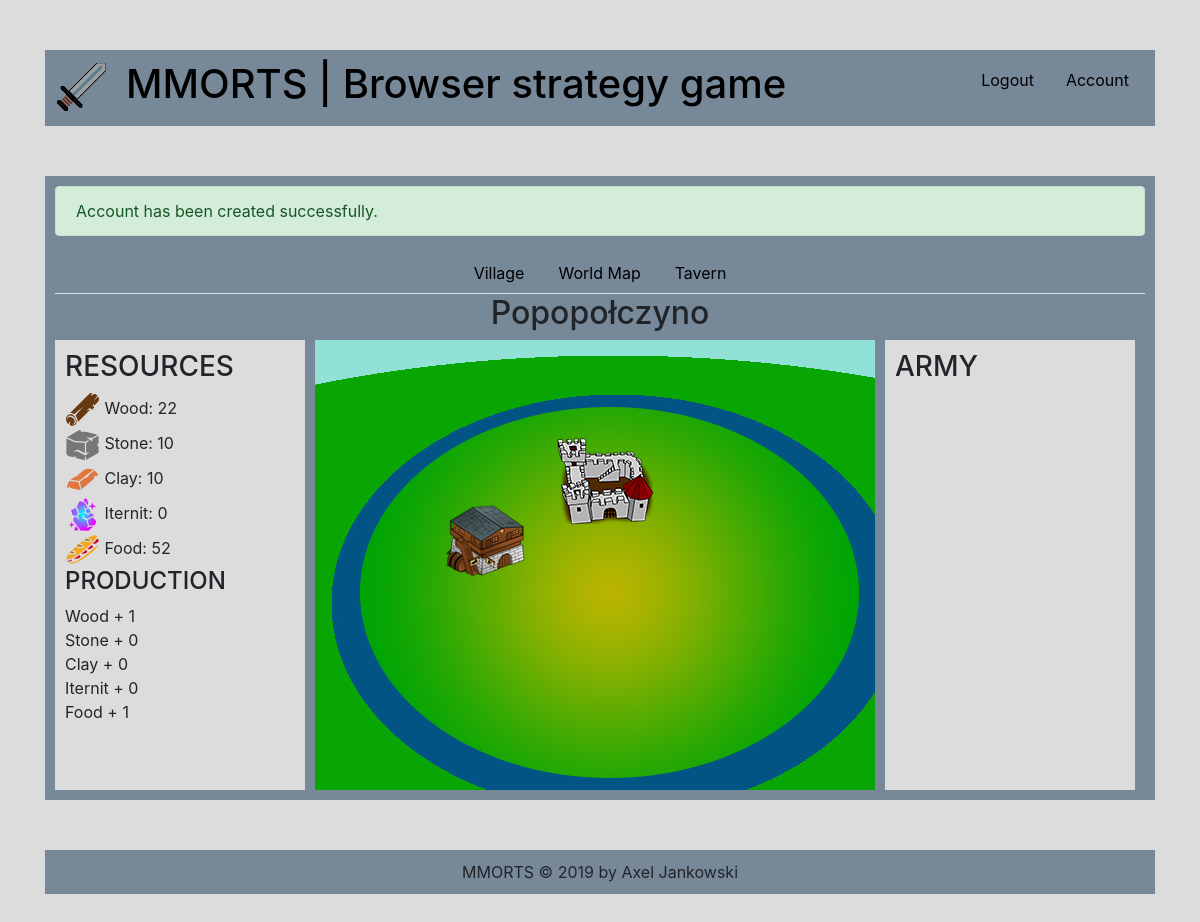
/index.php?msg=registrationsuccess (signed in), run on the app's committed database.
### tables this page shows
CREATE TABLE `configuration` (
  `id` int(11) NOT NULL,
  `name` varchar(255) NOT NULL,
  `separator` varchar(3) NOT NULL,
  `description` varchar(255) NOT NULL,
  `maintenance` tinyint(1) NOT NULL,
  `logo` varchar(255) NOT NULL
);

CREATE TABLE `cities` (
  `id` int(255) NOT NULL,
  `user_id` int(255) DEFAULT NULL,
  `name` varchar(20) DEFAULT NULL,
  `resources_id` int(255) DEFAULT NULL,
  `buildings_id` int(255) DEFAULT NULL,
  `production_id` int(255) DEFAULT NULL
);

CREATE TABLE `resources` (
  `id` int(255) NOT NULL,
  `user_id` int(255) NOT NULL,
  `city_id` int(255) NOT NULL,
  `wood` int(255) NOT NULL,
  `stone` int(255) NOT NULL,
  `clay` int(255) NOT NULL,
  `iternit` int(255) NOT NULL,
  `food` int(255) NOT NULL
);

CREATE TABLE `building_types` (
  `id` int(255) NOT NULL,
  `type` varchar(255) DEFAULT NULL,
  `level` int(2) DEFAULT NULL,
  `defence` int(255) DEFAULT NULL,
  `wood_production` int(255) DEFAULT NULL,
  `stone_production` int(255) DEFAULT NULL,
  `clay_production` int(255) DEFAULT NULL,
  `iternit_production` int(255) DEFAULT NULL,
  `food_production` int(255) DEFAULT NULL,
  `swordsman_production` int(255) DEFAULT NULL,
  `archer_production` int(255) DEFAULT NULL,
  `knight_production` int(255) DEFAULT NULL
);

### system/config.php (called while the page is built, shortened)
<?php
    $dbserver = "localhost";
    $dbusername = "root";
    $dbpassword = "";
    $db = "mmorts";
    $conn = new mysqli($dbserver, $dbusername, $dbpassword, $db);
    if($conn->connect_error) {
        die("Connection failed: ".$conn->connect_error);
    } else {
        $query = "SELECT * FROM configuration";
        $result = mysqli_query($conn, $query);
        $row = mysqli_fetch_assoc($result);
        $title = $row['name'];
        $separator = $row['separator'];
        $description = $row['description'];
        $logo = $row['logo'];
    }
?>

### system/includes.php (called while the page is built, shortened)
<?php
    require_once("system/config.php");
?>

### frontend/index.php (the view, shortened to what this page needs)
<?php
    global $title;
    global $separator;
    global $description;
    global $logo;
?>
<html lang="en">
    <head>
        <?php require_once("frontend/templates/html-head.php"); ?>
    </head>
    <body>
        <div class="container">
            <?php require_once("frontend/templates/header.php"); ?>
            <div class="layer">
                <div class="content">
                    <?php
                        if(isset($_GET['msg'])) {
                            $msg = $_GET['msg'];
                            if($msg == "loginsuccess") {
                                $msg = "Logged in successfully.";
                            } elseif($msg == "registrationsuccess") {
                                $msg = "Account has been created successfully.";
                            } elseif($msg == "logoutsuccess") {
                                $msg = "Logged out successfully.";
                            }
                            ?>
                            <div class="alert alert-success" role="alert"><?php echo $msg; ?></div>
                            <?php
                        }
                        if(isset($_SESSION['loggedin'])) {
                            require_once("frontend/templates/navigation.php");
                            $dbserver = "localhost";
                            $dbusername = "root";
                            $dbpassword = "";
                            $db = "mmorts";
                            $conn = new mysqli($dbserver, $dbusername, $dbpassword, $db);
                            $username = $_SESSION['loggedin'];
                            $query = "SELECT id FROM users WHERE username = '$username'";
                            $result = mysqli_query($conn, $query);
                            $row = mysqli_fetch_assoc($result);
                            $userId = $row['id'];
                            $query = "SELECT id, name, resources_id FROM cities WHERE user_id = '$userId'";
                            $result = mysqli_query($conn, $query);
                            $row = mysqli_fetch_assoc($result);
                            $cityId = $row['id'];
                            $cityName = $row['name'];
                            $cityResourcesId = $row['resources_id'];
                            $query = "SELECT wood, stone, clay, iternit, food FROM resources WHERE id = '$cityResourcesId'";
                            $result = mysqli_query($conn, $query);
                            $row = mysqli_fetch_assoc($result);
                            $wood = $row['wood'];
                            $stone = $row['stone'];
                            $clay = $row['clay'];
                            $iternit = $row['iternit'];
                            $food = $row['food'];
                            $query = "SELECT keep_level, tavern_level, barracks_level FROM buildings WHERE city_id = '$cityId'";
                            $result = mysqli_query($conn, $query);
                            $row = mysqli_fetch_assoc($result);
                            $keepLevel = $row['keep_level'];
                            $tavernLevel = $row['tavern_level'];
                            $query = "SELECT wood_production, stone_production, clay_production, iternit_production, food_production FROM building_types WHERE type = 'keep' AND level = '$keepLevel'";
                            $result = mysqli_query($conn, $query);
                            $row = mysqli_fetch_assoc($result);
                            $keepWood = $row['wood_production'];
                            $keepStone = $row['stone_production'];
                            $keepClay = $row['clay_production'];
                            $keepIternit = $row['iternit_production'];
                            $keepFood = $row['food_production'];
                            ?>
                                <h2 class="text-center"><?php echo $cityName; ?></h2>
                                <div class="village-container">
                                    <div class="resources">
                                        <h3>RESOURCES</h3>
                                        <?php
                                            echo "<img src='frontend/images/icons/wood.svg' class='icon' /> Wood: ".$wood."<br/>";
                                            echo "<img src='frontend/images/icons/stone.svg' class='icon' /> Stone: ".$stone."<br/>";
                                            echo "<img src='frontend/images/icons/clay.svg' class='icon' /> Clay: ".$clay."<br/>";
                                            echo "<img src='frontend/images/icons/iternit.svg' class='icon' /> Iternit: ".$iternit."<br/>";
                                            echo "<img src='frontend/images/icons/food.svg' class='icon' /> Food: ".$food."<br/>";
                                        ?>
                                        <h4>PRODUCTION</h4>
                                        <?php
                                            echo "Wood + ".$keepWood."<br/>";
                                            echo "Stone + ".$keepStone."<br/>";
                                            echo "Clay + ".$keepClay."<br/>";
                                            echo "Iternit + ".$keepIternit."<br/>";
                                            echo "Food + ".$keepFood."<br/>";
                                        ?>
                                    </div>
                                    <div class="village">
                                        <?php
                                            if($keepLevel >= 1) {
                                                ?>
                                                    <div class="keep" title="Keep lvl. <?php echo $keepLevel ?>">
                                                        <a href="index.php?page=index"><img src="frontend/images/keep.png"/></a>
                                                    </div>
                                                <?php
                                            }
                                            if($tavernLevel >= 1) {
                                                ?>
                                                    <div class="tavern" title="Tavern">
                                                        <a href="index.php?page=tavern"><img src="frontend/images/tavern.png"/></a>
                                                    </div>
                                                <?php
                                            }
                                        ?>
                                    </div>
                                    <div class="army">
                                        <h3>ARMY</h3>
                                    </div>
                                </div>
                            <?php
                        } else {
                            ?>
                                <h2>Main</h2>
                                <p>This is the main page.</p>
                            <?php
                        }
                    ?>
                </div>
            </div>
            <?php require_once("frontend/templates/footer.php"); ?>
        </div>
    </body>
</html>

### frontend/templates/header.php
<?php
    global $logo;
?>
<div class="layer">
    <div class="header">
        <div class="logo">
            <a href="index.php?page=index"><img src="frontend/images/<?php echo $logo; ?>" class="responsive" /></a>
        </div>
        <div class="title">
            <h1><a href="index.php?page=index"><?php echo $title.$separator.$description; ?></a></h1>
        </div>
        <?php
            require_once("frontend/templates/account-actions.php");
        ?>
    </div>
</div>

### frontend/templates/footer.php
<div class="layer">
    <div class="footer">
        <?php echo $title; ?> &copy; 2019 by <a title="axeljankowskii@gmail.com">Axel Jankowski</a>
    </div>
</div>

### frontend/design/css/style.css (style rules this page uses)
body { background-color: gainsboro; }
*:link { color: black; }
.container { width: 1200px; margin: 0 auto; }
.layer { margin-top: 50px; margin-bottom: 50px; }
.header { background-color: lightslategrey; padding: 10px; overflow: hidden; }
.logo { float: left; width: 56px; }
.title { float: left; margin-left: 15px; }
.content { background-color: lightslategrey; width: 100%; display: inline-block; padding: 10px; }
.resources { background-color: gainsboro; width: 250px; height: 450px; float: left; padding: 10px; }
.icon { width: 35px; height: auto; }
.village { background-image: url("../../images/map.jpg"); width: 560px; height: 450px; float: left; margin: 0 10px; }
.keep { position: absolute; margin-left: 240px; margin-top: 90px; }
.tavern { position: absolute; margin-left: 130px; margin-top: 160px; }
.army { background-color: gainsboro; width: 250px; height: 450px; float: left; padding: 10px; }
.footer { background-color: lightslategrey; padding: 10px; text-align: center; }
.responsive { width: 100%; height: auto; }

### data on the page
configuration: logo (picture), name "MMORTS", separator "|", description "Browser strategy game"
cities: name "Popopołczyno"
resources: wood "22", stone "10", clay "10", iternit "0", food "52"
building_types: wood_production "1", stone_production "0", clay_production "0", iternit_production "0", food_production "1"

### other printed values
$msg "Account has been created successfully."
